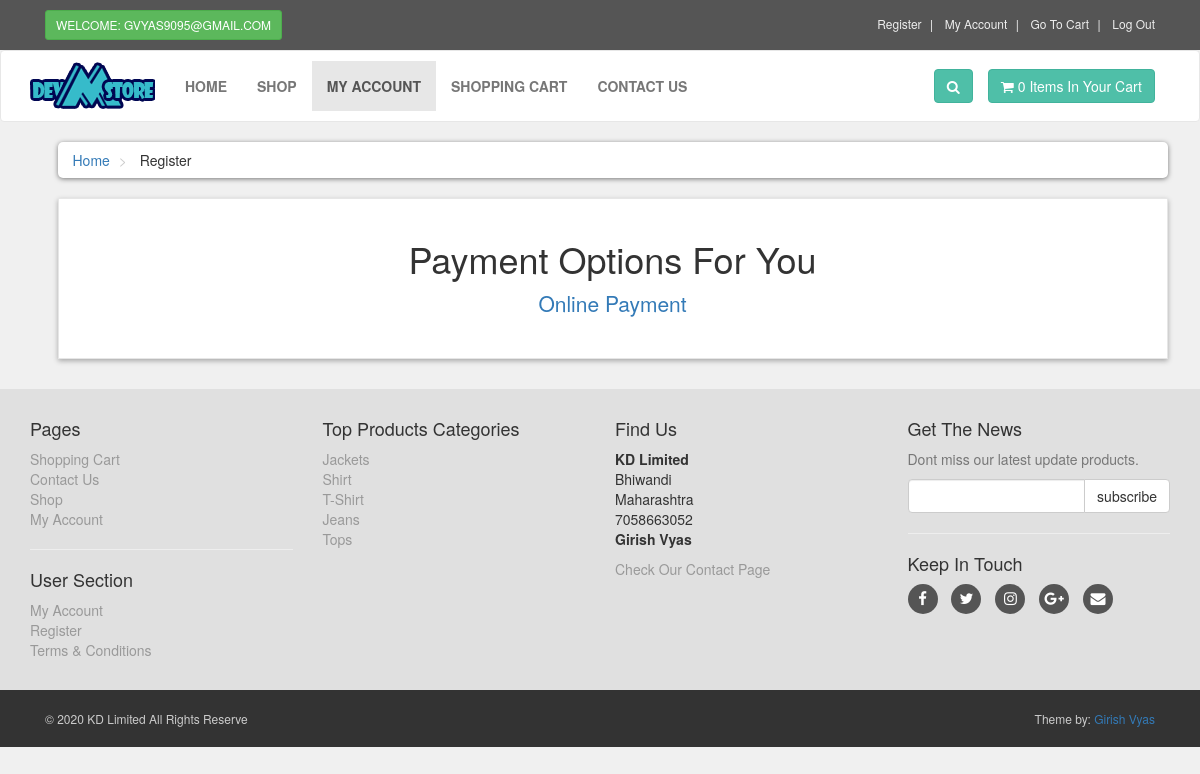
/checkout.php (signed in), run on the app's committed database.
### tables this page shows
CREATE TABLE `product_categories` (
  `p_cat_id` int(10) NOT NULL,
  `p_cat_title` text NOT NULL,
  `p_cat_top` text NOT NULL,
  `p_cat_image` text NOT NULL
);

### payment_options.php (the view)
<div class="box">
   <?php
    $session_email = $_SESSION['customer_email'];
    $select_customer = "select * from customers where customer_email='$session_email'";
    $run_customer = mysqli_query($con,$select_customer);
    $row_customer = mysqli_fetch_array($run_customer);
    $customer_id = $row_customer['customer_id'];
    ?>
    <h1 class="text-center">Payment Options For You</h1>
     <p class="lead text-center">
         <a href="order.php?c_id=<?php echo $customer_id ?>"> Online Payment </a>
     </p>
</div>

### includes/footer.php (shortened to what this page needs)
<div id="footer">
    <div class="container">
        <div class="row">
            <div class="col-sm-6 col-md-3">
               <h4>Pages</h4>
                <ul>
                    <li><a href="cart.php">Shopping Cart</a></li>
                    <li><a href="contact.php">Contact Us</a></li>
                    <li><a href="shop.php">Shop</a></li>
                    <li><a href="customer/my_account.php">My Account</a></li>
                </ul>
                <hr>
                <h4>User Section</h4>
                <ul>
                           <?php
                           if(!isset($_SESSION['customer_email'])){
                               echo"<a href='checkout.php'>Login</a>";
                           }else{
                              echo"<a href='customer/my_account.php?my_orders'>My Account</a>";
                           }
                           ?>
                    <li><a href="customer_register.php">Register</a></li>
                    <li><a href="terms.php">Terms & Conditions</a></li>
                </ul>
            </div>
            <div class="com-sm-6 col-md-3">
                <h4>Top Products Categories</h4>
                <ul>
                    <?php
                        $get_p_cats = "select * from product_categories";
                        $run_p_cats = mysqli_query($con,$get_p_cats);
                        while($row_p_cats=mysqli_fetch_array($run_p_cats)){
                            $p_cat_id = $row_p_cats['p_cat_id'];
                            $p_cat_title = $row_p_cats['p_cat_title'];
                            echo "
                                <li>
                                    <a href='shop.php?p_cat=$p_cat_id'>
                                        $p_cat_title
                                    </a>
                                </li>
                            ";
                        }
                    ?>
                </ul>
            </div>
            <div class="col-sm-6 col-md-3">
                <h4>Find Us</h4>
                <p>
                    <strong>KD Limited</strong>
                    <br/>Bhiwandi
                    <br/>Maharashtra
                    <br/>7058663052
                    <br/><gvyas9095@gmail.com
                    <br/><strong>Girish Vyas</strong>
                </p>
                <a href="contact.php">Check Our Contact Page</a>
            </div>
            <div class="col-sm-6 col-md-3">
                <h4>Get The News</h4>
                <p class="text-muted">
                    Dont miss our latest update products.
                </p>
                <form action="https://feedburner.google.com/fb/a/mailverify" method="post" target="popupwindow" onsubmit="window.open('https://feedburner.google.com/fb/a/mailverify?uri=M-devMedia', 'popupwindow', 'scrollbars=yes,width=550,height=520');return true" method="post">
                    <div class="input-group">
                        <input type="text" class="form-control" name="email">
                        <span class="input-group-btn">
                            <input type="submit" value="subscribe" class="btn btn-default">
                        </span>
                    </div>
                </form>
                <hr>
                <h4>Keep In Touch</h4>
                <p class="social">
                    <a href="#" class="fa fa-facebook"></a>
                    <a href="#" class="fa fa-twitter"></a>
                    <a href="#" class="fa fa-instagram"></a>
                    <a href="#" class="fa fa-google-plus"></a>
                    <a href="#" class="fa fa-envelope"></a>
                </p>
            </div>
        </div>
    </div>
</div>
<div id="copyright">
    <div class="container">
        <div class="col-md-6">
            <p class="pull-left">&copy; 2020 KD Limited All Rights Reserve</p>
        </div>
        <div class="col-md-6">
            <p class="pull-right">Theme by: <a href="#">Girish Vyas</a></p>
        </div>
    </div>
</div>

### customer/styles/style.css (style rules this page uses)
body { font-size: 14px; line-height: 1.42857143; color: #333333; background: #f0f0f0; overflow-x: hidden; }
.box { background: #ffffff; margin: 0 0 30px; border: solid 1px #e6e6e6; box-sizing: border-box; padding: 20px; box-shadow: 0px 2px 5px rgba(0, 0, 0, .3); }
#footer { background: #e0e0e0; padding: 20px 0; }
#footer a { color: #999999; padding: 0; text-decoration: none; }
#footer ul { list-style: none; padding-left: 0px; }
#footer .social { text-align: left; }
#footer .social a { margin: 0px 10px 0px 0px; display: inline-block; color: #ffffff; width: 30px; height: 30px; border-radius: 15px; line-height: 30px; font-size: 15px; text-align: center; vertical-align: bottom; background: #555555; text-decoration: none; }
#copyright { background: #333333; color: #cccccc; padding: 20px 0px; font-size: 12px; }
#copyright p { margin: 0px; }

### data on the page
product_categories: p_cat_title "Jackets"
product_categories: p_cat_title "Shirt"
product_categories: p_cat_title "T-Shirt"
product_categories: p_cat_title "Jeans"
product_categories: p_cat_title "Tops"

### other printed values
$_SESSION['customer_email'] "GVYAS9095@GMAIL.COM"
$count_items "0"
